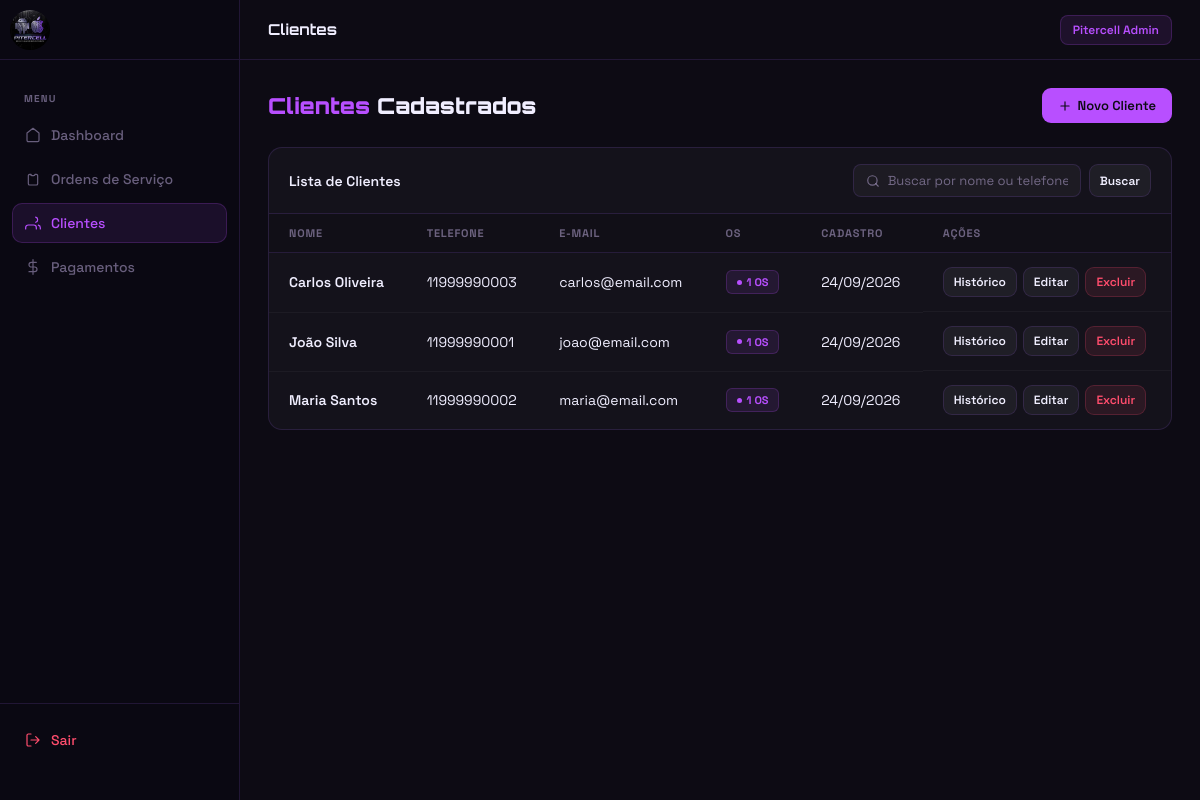
The page /pages/clientes.php (signed in) on the database its author committed.
### tables this page shows
CREATE TABLE IF NOT EXISTS clientes (
    id        INT AUTO_INCREMENT PRIMARY KEY,
    nome      VARCHAR(120) NOT NULL,
    telefone  VARCHAR(20)  NOT NULL,
    email     VARCHAR(120),
    cpf       VARCHAR(14),
    criado_em DATETIME DEFAULT CURRENT_TIMESTAMP
);

### pages/clientes.php (the view, shortened to what this page needs)
<?php
require_once '../includes/layout.php';
$db = getDB();
$busca = trim($_GET['q'] ?? '');
$clientes = $db->prepare("
    SELECT c.*, COUNT(o.id) as total_os
    FROM clientes c
    LEFT JOIN ordens o ON o.cliente_id = c.id
    WHERE c.nome LIKE :q OR c.telefone LIKE :q
    GROUP BY c.id ORDER BY c.nome
");
$clientes->execute([':q' => "%$busca%"]);
$clientes = $clientes->fetchAll();
?>
<!DOCTYPE html>
<html lang="pt-BR">
<head>
  <link rel="stylesheet" href="../css/admin.css">
</head>
<body>
<div class="main">
  <div class="topbar">
    <span class="topbar-title">Clientes</span>
    <div class="topbar-right"><span class="topbar-badge">Pitercell Admin</span>
  </div>
  </div>
  <div class="page">
    <div class="page-header">
      <h1><em>Clientes</em> Cadastrados</h1>
      <button class="btn btn-primary" onclick="document.getElementById('modalCliente').classList.remove('hidden')">
        <svg viewBox="0 0 24 24" stroke-width="2" stroke-linecap="round"><line x1="12" y1="5" x2="12" y2="19"/><line x1="5" y1="12" x2="19" y2="12"/></svg>
        Novo Cliente
      </button>
    </div>
    <div class="table-wrap">
      <div class="table-head">
        <h3>Lista de Clientes</h3>
        <form method="GET" style="display:flex;gap:8px">
          <div class="table-search">
            <svg viewBox="0 0 24 24" stroke-width="2" stroke-linecap="round"><circle cx="11" cy="11" r="8"/><line x1="21" y1="21" x2="16.65" y2="16.65"/></svg>
            <input type="text" name="q" placeholder="Buscar por nome ou telefone..." value="<?= htmlspecialchars($busca) ?>">
          </div>
          <button type="submit" class="btn btn-ghost btn-sm">Buscar</button>
        </form>
      </div>
      <table>
        <thead><tr><th>Nome</th><th>Telefone</th><th>E-mail</th><th>OS</th><th>Cadastro</th><th>Ações</th></tr></thead>
        <tbody>
        <?php if (empty($clientes)): ?>
          <tr><td colspan="6"><div class="empty-state"><svg viewBox="0 0 24 24"><path d="M17 21v-2a4 4 0 0 0-4-4H5a4 4 0 0 0-4 4v2"/><circle cx="9" cy="7" r="4"/></svg><p>Nenhum cliente encontrado</p></div></td></tr>
        <?php else: ?>
          <?php foreach($clientes as $c): ?>
          <tr>
            <td><div class="td-name"><?= htmlspecialchars($c['nome']) ?></div></td>
            <td><?= htmlspecialchars($c['telefone']) ?></td>
            <td><?= htmlspecialchars($c['email'] ?: '—') ?></td>
            <td><span class="status-badge status-repair"><?= $c['total_os'] ?> OS</span></td>
            <td><?= date('d/m/Y', strtotime($c['criado_em'])) ?></td>
            <td style="display:flex;gap:6px">
              <a href="historico.php?cliente=<?= $c['id'] ?>" class="btn btn-ghost btn-sm">Histórico</a>
              <a href="?editar=<?= $c['id'] ?>" class="btn btn-ghost btn-sm">Editar</a>
              <a href="?excluir=<?= $c['id'] ?>" class="btn btn-red btn-sm" onclick="return confirm('Excluir cliente?')">Excluir</a>
            </td>
          </tr>
          <?php endforeach; ?>
        <?php endif; ?>
        </tbody>
      </table>
    </div>
  </div>
</div>
</body>
</html>

### css/admin.css (style rules this page uses)
*, *::before, *::after { box-sizing: border-box; margin: 0; padding: 0; }
:root { --bg: #0d0b14; --bg2: #110e1c; --sidebar: #0a0812; --border: rgba(160,100,255,0.15); --accent: #b84fff; --accent2: #7c3aed; --text: #f0eeff; --muted: rgba(220,200,255,0.45); --card: rgba(255,255,255,0.03); --green: #00c864; --yellow: #f5a623; --red: #ff4d6d; --blue: #3b82f6; }
body { background: var(--bg); font-family: 'Space Grotesk', sans-serif; color: var(--text); justify-content: center; min-height: 100vh; display: flex; }
.main { margin-left: 240px; flex: 1; display: flex; flex-direction: column; min-height: 100vh; transition: margin-left 0.3s cubic-bezier(0.4, 0, 0.2, 1); }
.topbar { height: 60px; background: var(--bg); border-bottom: 1px solid var(--border); display: flex; align-items: center; justify-content: space-between; padding: 0 28px; position: sticky; top: 0; z-index: 40; }
.topbar-title { font-family: 'Orbitron', sans-serif; font-size: 15px; font-weight: 700; }
.topbar-right { display: flex; align-items: center; gap: 12px; }
.topbar-badge { background: rgba(184,79,255,0.1); border: 1px solid rgba(184,79,255,0.2); border-radius: 8px; padding: 6px 12px; font-size: 12px; font-weight: 600; color: var(--accent); }
.page { padding: 28px; }
.page-header { display: flex; align-items: center; justify-content: space-between; margin-bottom: 24px; }
.page-header h1 { font-family: 'Orbitron', sans-serif; font-size: 22px; font-weight: 900; }
.page-header h1 em { font-style: normal; color: var(--accent); }
.table-wrap { background: var(--card); border: 1px solid var(--border); border-radius: 14px; overflow: hidden; }
.table-head { display: flex; align-items: center; justify-content: space-between; padding: 16px 20px; border-bottom: 1px solid var(--border); }
.table-head h3 { font-size: 14px; font-weight: 600; }
.table-search { display: flex; align-items: center; gap: 8px; background: rgba(255,255,255,0.04); border: 1px solid var(--border); border-radius: 8px; padding: 7px 12px; }
.table-search svg { width: 14px; height: 14px; stroke: var(--muted); fill: none; }
.table-search input { background: none; border: none; outline: none; color: var(--text); font-size: 13px; font-family: inherit; width: 180px; }
.table-search input::placeholder { color: var(--muted); }
table { width: 100%; border-collapse: collapse; }
th { text-align: left; padding: 12px 20px; font-size: 11px; font-weight: 700; color: var(--muted); text-transform: uppercase; letter-spacing: 0.8px; border-bottom: 1px solid var(--border); background: rgba(0,0,0,0.15); }
td { padding: 14px 20px; font-size: 14px; border-bottom: 1px solid rgba(255,255,255,0.04); vertical-align: middle; }
tr:last-child td { border-bottom: none; }
.td-name { font-weight: 600; }
.status-badge { display: inline-flex; align-items: center; gap: 5px; padding: 4px 10px; border-radius: 6px; font-size: 11px; font-weight: 700; white-space: nowrap; }
.status-badge::before { content: ''; width: 5px; height: 5px; border-radius: 50%; background: currentColor; }
.status-repair { color: var(--accent); background: rgba(184,79,255,0.1); border: 1px solid rgba(184,79,255,0.2); }
.btn { display: inline-flex; align-items: center; gap: 6px; padding: 9px 16px; border-radius: 9px; font-size: 13px; font-weight: 600; cursor: pointer; border: none; font-family: inherit; transition: all 0.2s; text-decoration: none; }
.btn svg { width: 14px; height: 14px; stroke: currentColor; fill: none; }
.btn-primary { background: var(--accent); color: #0d0b14; }
.btn-ghost { background: rgba(255,255,255,0.05); color: var(--text); border: 1px solid var(--border); }
.btn-sm { padding: 6px 10px; font-size: 12px; }
.btn-red { background: rgba(255,77,109,0.1); color: var(--red); border: 1px solid rgba(255,77,109,0.2); }

### rows shown on the page
clientes: nome "Carlos Oliveira", telefone "11999990003", email "carlos@email.com", total_os "1", criado_em "24/09/2026"
clientes: nome "João Silva", telefone "11999990001", email "joao@email.com", total_os "1", criado_em "24/09/2026"
clientes: nome "Maria Santos", telefone "11999990002", email "maria@email.com", total_os "1", criado_em "24/09/2026"

### other values the page prints
$label "Dashboard"
$label "Ordens de Serviço"
$label "Clientes"
$label "Pagamentos"
